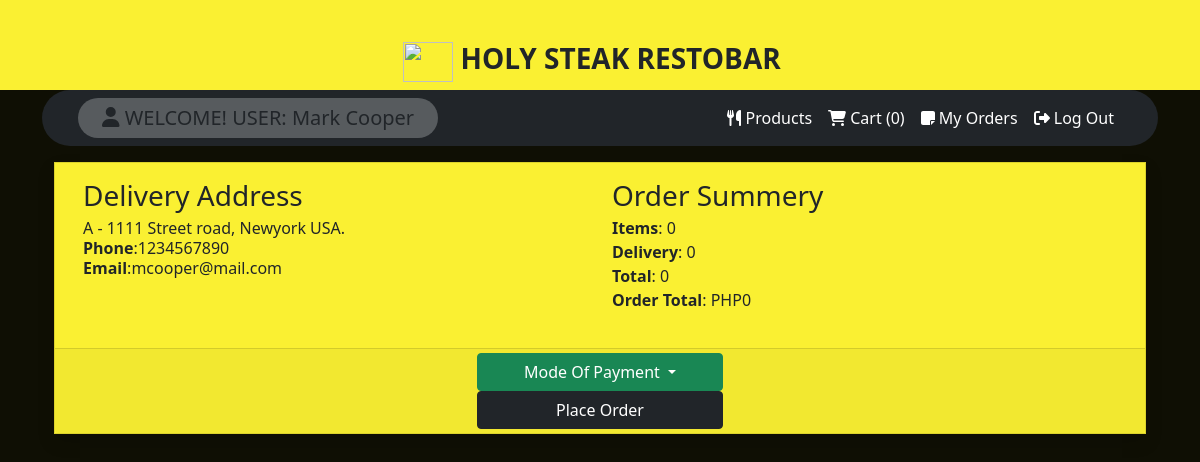
/checkout.php (signed in), run on the app's committed database.
### tables this page shows
CREATE TABLE `food_customer` (
  `id` int(11) NOT NULL,
  `name` varchar(255) NOT NULL,
  `email` varchar(255) NOT NULL,
  `password` varchar(50) NOT NULL,
  `phone` varchar(50) NOT NULL,
  `address` text NOT NULL
);

### class/Customer.php (called while the page is built, shortened)
<?php
class Customer {
	private $customerTable = 'food_customer';
	private $conn;
	public function __construct($db){
        $this->conn = $db;
    }
	function getAddress(){
		if($_SESSION["userid"]) {
			$stmt = $this->conn->prepare("
				SELECT email, phone, address
				FROM ".$this->customerTable."
				WHERE id = '".$_SESSION["userid"]."'");
			$stmt->execute();
			$result = $stmt->get_result();
			return $result;
		}
	}
}
?>

### checkout.php (the view, shortened to what this page needs)
<?php
include_once 'config/Database.php';
include_once 'class/Customer.php';
$database = new Database();
$db = $database->getConnection();
$customer = new Customer($db);
include('inc/header.php');
?>
  <link rel="stylesheet" type = "text/css" href ="css/foods.css">
<?php include('inc/container.php');?>
<div class="content">
	<div class="container-fluid">
		<div class='row'>
        <?php include('top_menu.php'); ?>
		</div>
		<div class="my-3">
			<div class="card rounded-0 shadow"style="background-color:#faf032;">
				<div class="card-body">
					<div class="container-fluid">
						<?php
						$orderTotal = 0;
						?>
						<div class='row'>
							<div class="col-md-6 lh-1">
								<h3>Delivery Address</h3>
								<?php
								$addressResult = $customer->getAddress();
								while ($address = $addressResult->fetch_assoc()) {
								?>
								<p class="mb-1"><?php echo $address["address"]; ?></p>
								<p class="mb-1"><strong>Phone</strong>:<?php echo $address["phone"]; ?></p>
								<p class="mb-1"><strong>Email</strong>:<?php echo $address["email"]; ?></p>
								<?php
								}
								?>
							</div>
							<?php
							$randNumber1 = rand(0,9);
							$randNumber3 = $var = date('is');
							$orderNumber = $randNumber1.$randNumber3;
							?>
							<div class="col-md-6 lh-1">
								<h3>Order Summery</h3>
								<p class="mb-2"><strong>Items</strong>: <?php echo $orderTotal; ?></p>
								<p class="mb-2"><strong>Delivery</strong>: 0</p>
								<p class="mb-2"><strong>Total</strong>: <?php echo $orderTotal; ?></p>
								<p class="mb-4"><strong>Order Total</strong>: PHP<?php echo $orderTotal; ?></p>
							</div>
						</div>
					</div>
				</div>
				<div class="card-footer py-1">
					<div class="row justify-content-center">
						<div class="col-lg-3 col-md-4 col-sm-12 col-xs-12">
							<div class="d-grid">
								<div class="btn-group">
				  			<button type="button" class="btn btn-success dropdown-toggle" data-bs-toggle="dropdown" aria-expanded="false">
				    Mode Of Payment
				  </button>
							</div>
								<a href="process_order.php?order=<?php echo $orderNumber;?>"  class="btn btn-dark">Place Order</a>
							</div>
						</div>
					</div>
				</div>
			</div>
		</div>
    </div>
<?php include('inc/footer.php');?>

### inc/header.php (style rules this page uses)
body { background-color:#0f0f04; }

### inc/container.php (style rules this page uses)
body { background-color:#0f0f04; }

### data on the page
food_customer: address "A - 1111 Street road, Newyork USA.", phone "1234567890", email "mcooper@mail.com"

### other printed values
$_SESSION["name"] "Mark Cooper"
$orderTotal "0"
